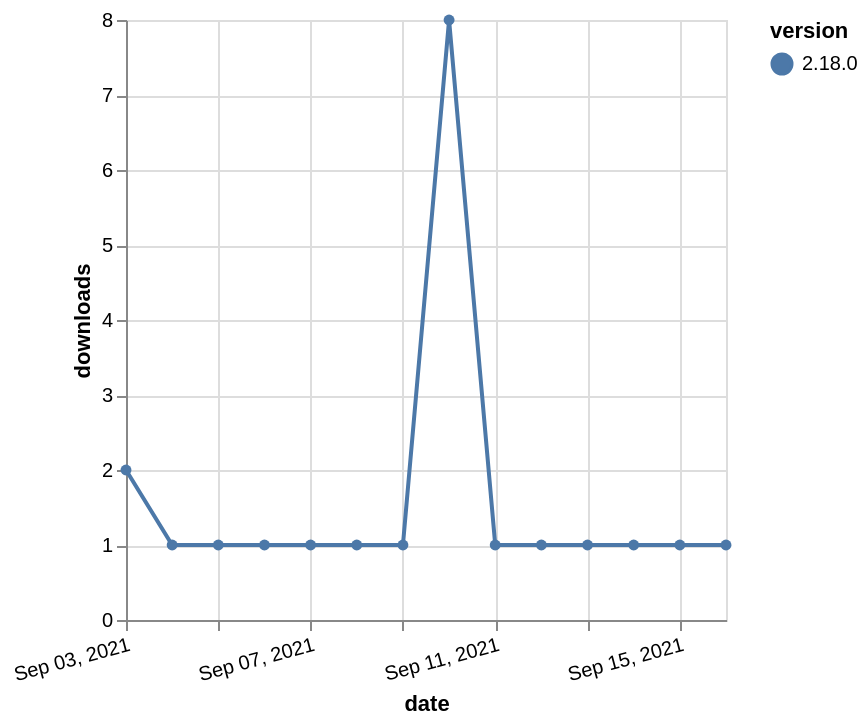

Specify this chart in Vega-Lite:
### Vega-Lite specification from a JSON file in a GitHub repository (floating-point values rounded to 4 significant figures)
{"$schema": "https://vega.github.io/schema/vega-lite/v5.json", "description": "A simple bar chart with embedded data.", "data": {"values": [{"date": "2021-09-03", "total": 502, "delta": 2, "version": "2.18.0"}, {"date": "2021-09-04", "total": 503, "delta": 1, "version": "2.18.0"}, {"date": "2021-09-05", "total": 504, "delta": 1, "version": "2.18.0"}, {"date": "2021-09-06", "total": 505, "delta": 1, "version": "2.18.0"}, {"date": "2021-09-07", "total": 506, "delta": 1, "version": "2.18.0"}, {"date": "2021-09-08", "total": 507, "delta": 1, "version": "2.18.0"}, {"date": "2021-09-09", "total": 508, "delta": 1, "version": "2.18.0"}, {"date": "2021-09-10", "total": 516, "delta": 8, "version": "2.18.0"}, {"date": "2021-09-11", "total": 517, "delta": 1, "version": "2.18.0"}, {"date": "2021-09-12", "total": 518, "delta": 1, "version": "2.18.0"}, {"date": "2021-09-13", "total": 519, "delta": 1, "version": "2.18.0"}, {"date": "2021-09-14", "total": 520, "delta": 1, "version": "2.18.0"}, {"date": "2021-09-15", "total": 521, "delta": 1, "version": "2.18.0"}, {"date": "2021-09-16", "total": 522, "delta": 1, "version": "2.18.0"}]}, "width": "container", "mark": {"type": "line", "point": {"filled": true}}, "encoding": {"x": {"field": "date", "type": "temporal", "timeUnit": "yearmonthdate", "title": "date", "axis": {"labelAngle": -15}}, "y": {"field": "delta", "type": "quantitative", "title": "downloads"}, "color": {"field": "version", "type": "nominal"}, "tooltip": {"field": "delta"}}}
